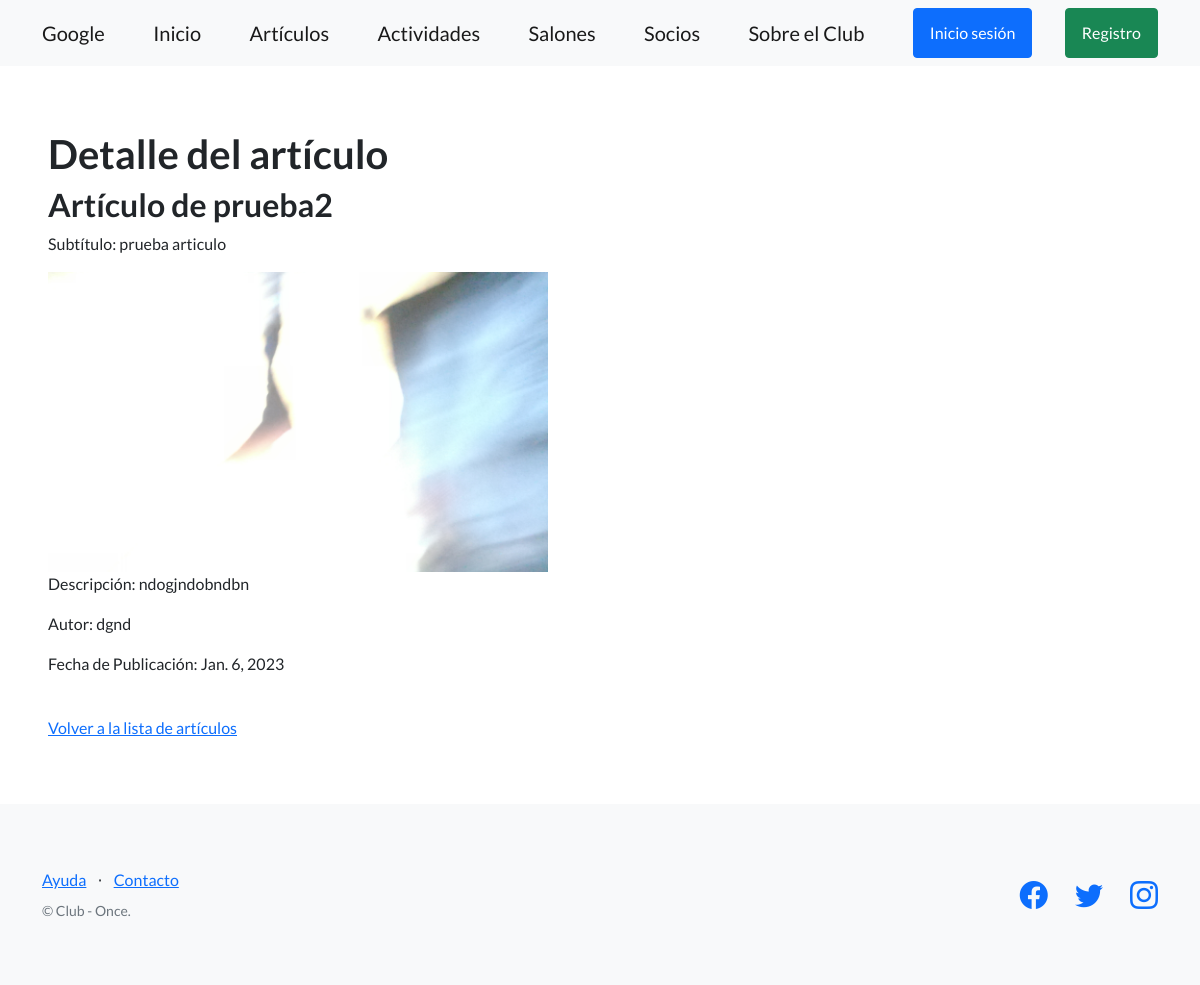
/articulos/1/, run on the app's committed database.
### club_once_estrellas/models.py (models this page shows, shortened)
class Articulos(models.Model):
    titulo = models.CharField(max_length=200)
    subtitulo = models.CharField(max_length=200)
    descripcion = models.TextField()
    autor = models.CharField(max_length=100)
    fecha_publicacion = models.DateField()
    imagen = models.ImageField(upload_to='articulos/')
    comentarios = models.ManyToManyField('Comentario', blank=True)

### club_once_estrellas/views.py (the view)
# urls.py: path('articulos/<int:pk>/', ArticuloDetailView.as_view(), name='detalle_articulo'),
class ArticuloDetailView(DetailView):
    model = Articulos
    template_name = 'club_once_estrellas/detalle_articulo.html'
    context_object_name = 'articulo'
    def get_context_data(self, **kwargs):
        context = super().get_context_data(**kwargs)
        context['user'] = self.request.user
        return context

### club_once_estrellas/templates/club_once_estrellas/detalle_articulo.html (shortened to what this page needs)
{% extends "club_once_estrellas/base.html" %}
{% block contenido %}
<section>
  <div>
    <h1>Detalle del artículo</h1>
    <h2>{{ articulo.titulo }}</h2>
    <p>Subtítulo: {{ articulo.subtitulo }}</p>
    {% if articulo.imagen %}
    <div class="imagen-container">
      <img class="imagen-articulo" src="{{ articulo.imagen.url }}" alt="{{ articulo.titulo }}">
    </div>
    {% endif %}
    <p>Descripción: {{ articulo.descripcion }}</p>
    <p>Autor: {{ articulo.autor }}</p>
    <p>Fecha de Publicación: {{ articulo.fecha_publicacion }}</p>
    <br>
    <a href="{% url 'lista_articulos' %}">Volver a la lista de artículos</a>
  </div>
</section>
{% endblock contenido %}

### club_once_estrellas/templates/club_once_estrellas/detalle_articulo.html (style rules this page uses)
.imagen-container { max-width: 500px; max-height: 300px; overflow: hidden; }
.imagen-articulo { width: 100%; height: auto; }

### data on the page
Articulos: titulo "Artículo de prueba2", subtitulo "prueba articulo", imagen (picture), descripcion "ndogjndobndbn", autor "dgnd", fecha_publicacion "Jan. 6, 2023"
